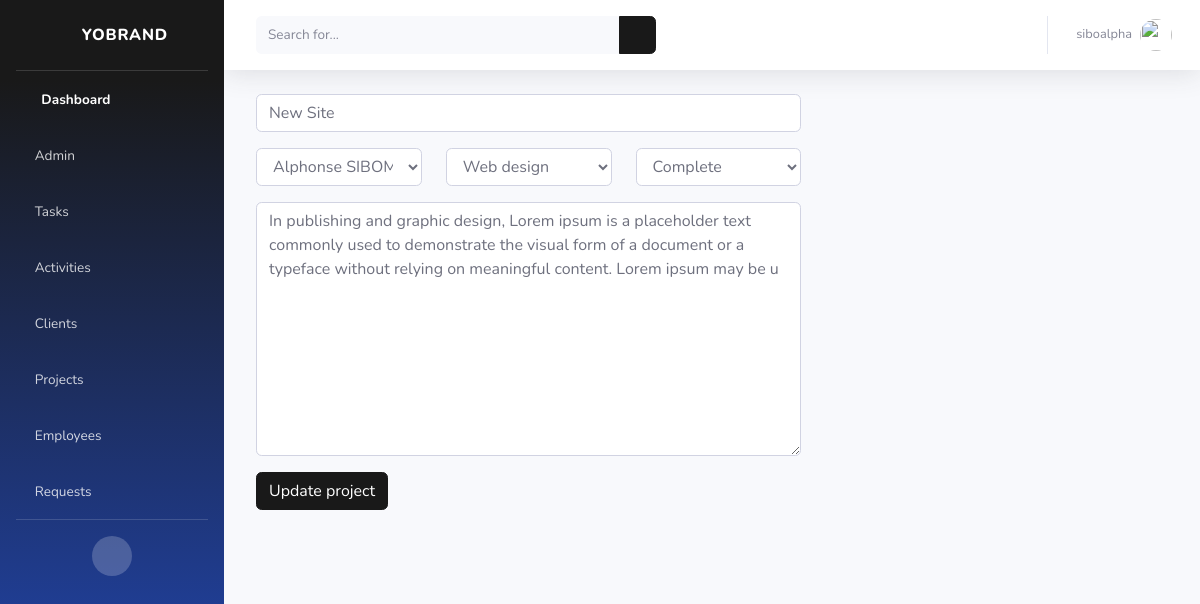
The app's page /edit-project/1 (signed in), older data.
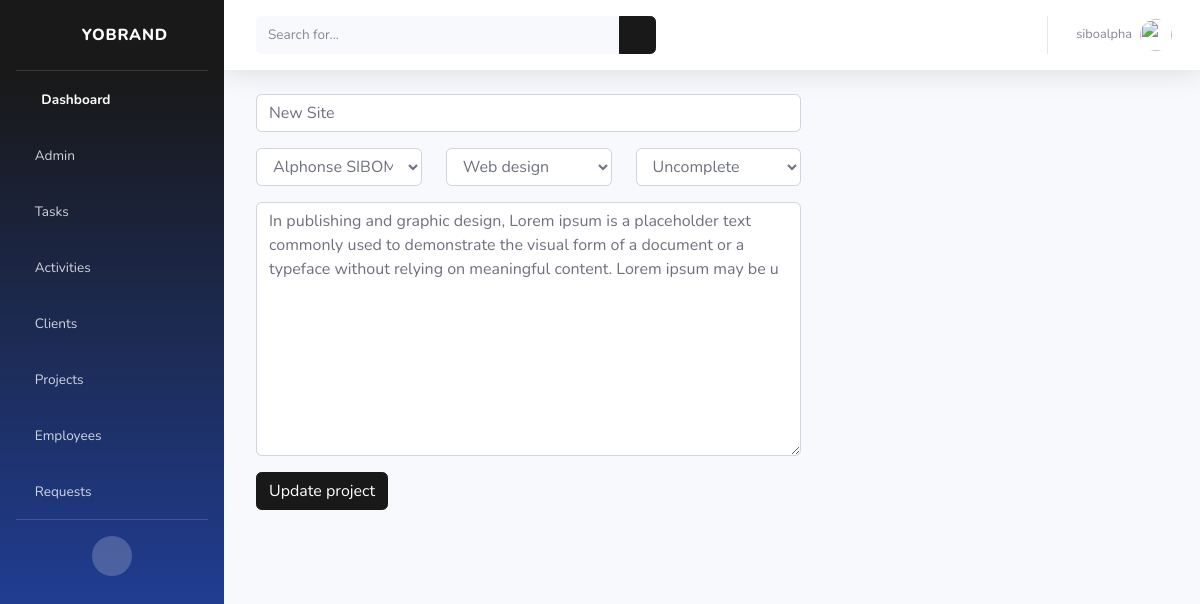
The same page, newer data.
### cms/models.py (models this page shows, shortened)
class Project(models.Model):
    Complete = 'Complete'
    Pending = 'Pending'
    Uncomplete = 'Uncomplete'
    PROJECT_STATUS_CHOICES = [
        (Complete, 'Complete'),
        (Pending, 'Pending'),
        (Uncomplete, 'Uncomplete')
    ]
    Web_design = 'Web design'
    Content = 'Content'
    Social_media_marketing = 'Social media marketing'
    PROJECT_TYPE_CHOICES = [
        (Web_design, 'Web design'),
        (Content, 'Content'),
        (Social_media_marketing, 'Social media marketing')
    ]
    name = models.CharField(max_length=40, null=True)
    description = models.TextField(max_length=200, null=True)
    project_type = models.CharField(max_length=40, choices=PROJECT_TYPE_CHOICES, default=Web_design)
    status = models.CharField(max_length=40, choices=PROJECT_STATUS_CHOICES, default=Uncomplete)
    client = models.ForeignKey(Client, on_delete=models.SET_NULL, null=True)
    date_added = models.DateTimeField(default=timezone.now())

### cms/decorators.py (the view)
    def wrapper_func(request, *args, **kwargs):
        group = None
        if request.user.groups.exists():
            group = request.user.groups.all()[0].name
            if group == 'employees':
                return redirect('tasks')
            if group == 'managers':
                return view_func(request, *args, **kwargs)
            else:
                return HttpResponse("You are not our employee")

### cms/forms.py
class addProjectForm(ModelForm):
    class Meta:
        model = Project
        fields = ['name', 'description', 'project_type', 'status', 'client']
        widgets = {
            'name': TextInput(attrs={'class': 'form-control', 'placeholder': 'Project name'}),
            'description': Textarea(attrs={'class': 'form-control', 'placeholder': 'Project details'}),
            'project_type': Select(attrs={'class': 'form-control'}),
            'status': Select(attrs={'class': 'form-control'}),
            'client': Select(attrs={'class': 'form-control'}),
        }

### cms/models.py (called while the page is built)
    def __str__(self):
        return self.name

### cms/views.py (called while the page is built)
@login_required(login_url='login')
@managers_only
def editProject(request, pk):
    project = Project.objects.get(id=pk)
    form = addProjectForm(instance=project)
    context = {'form': form}
    if request.method == 'POST':
        form = addProjectForm(request.POST, instance=project)
        if form.is_valid():
            form.save()
            return redirect('projects')
    return render(request, 'cms/edit-project.html', context)

### cms/templates/cms/edit-project.html (shortened to what this page needs)
{% extends 'cms/base.html' %}
{% load static %}
{% block content %}
<div class="col-xl-7 col-lg-6" style="margin: 20px;">
    <form method="POST" action="">
        <div class="form-group co">
            {{form.name}}
        </div>
        <div class="row">
            <div class="form-group col-lg-4">
                {{form.client}}
            </div>
            <div class="form-group col-lg-4">
                {{form.project_type}}
            </div>
            <div class="form-group col-lg-4">
                {{form.status}}
            </div>
        </div>
        <di class="row">
            <div class="col-lg-12">
                <div class="form-group">
                    {{form.description}}
                </div>
            </div>
        </di>
        <button type="submit" value="Submit" class="btn btn-primary">Update project</button>
     </form>
</div>
{% endblock %}

Row changes from the older to the newer data that the page shows:
changed Project "New Site": status "Complete" → "Uncomplete"
